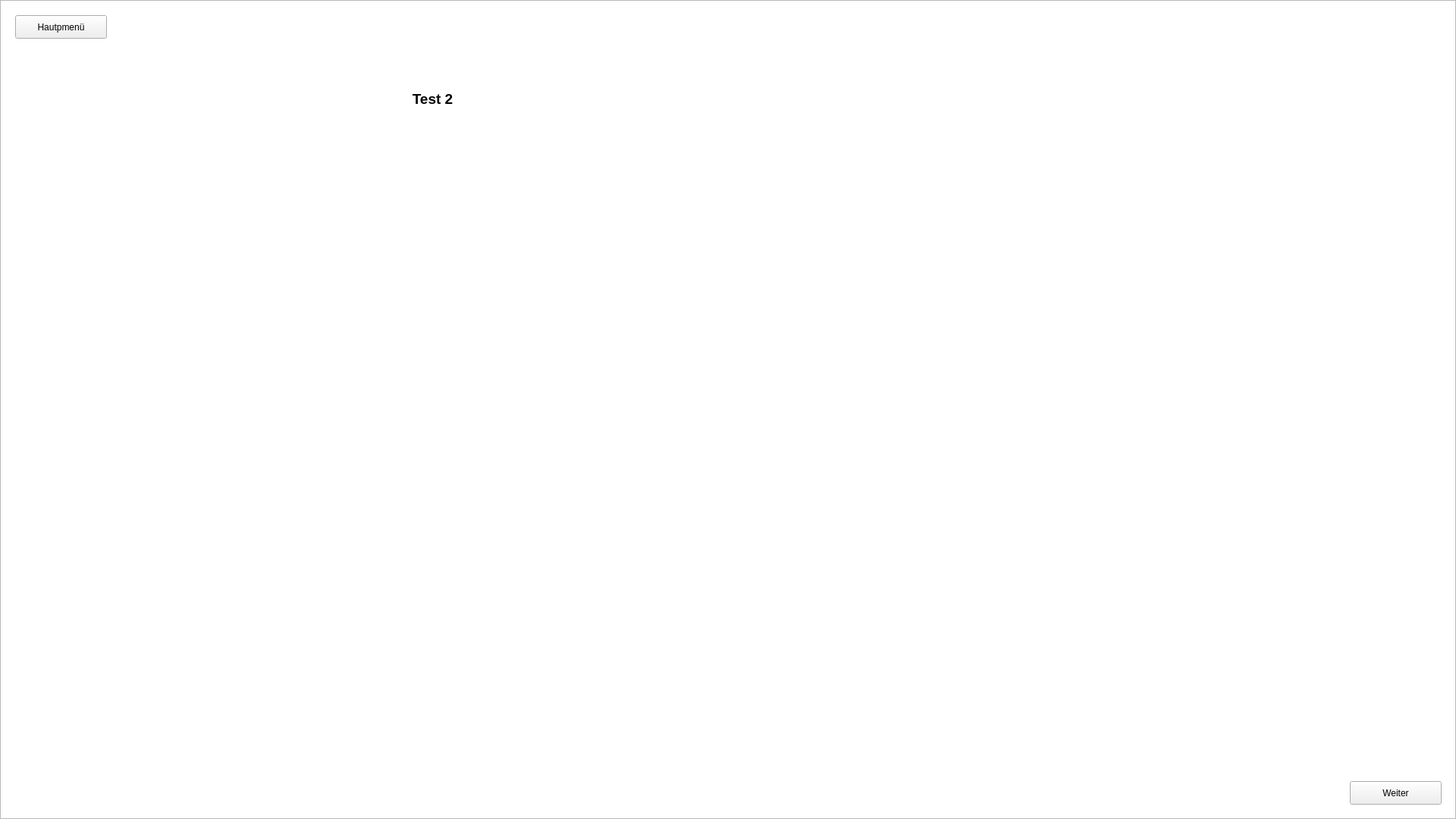
<?xml version="1.0" encoding="UTF-8"?>
<ui version="4.0">
 <class>Frame</class>
 <widget class="QFrame" name="Frame">
  <property name="geometry">
   <rect>
    <x>0</x>
    <y>0</y>
    <width>1920</width>
    <height>1080</height>
   </rect>
  </property>
  <property name="windowTitle">
   <string>Frame</string>
  </property>
  <widget class="QGraphicsView" name="background">
   <property name="geometry">
    <rect>
     <x>0</x>
     <y>0</y>
     <width>1920</width>
     <height>1080</height>
    </rect>
   </property>
   <property name="styleSheet">
    <string notr="true">QGraphicsView {
        border-image: url(:/map_default/map_default.png) 0 0 0 0 stretch stretch;
    }</string>
   </property>
   <property name="interactive">
    <bool>true</bool>
   </property>
   <property name="renderHints">
    <set>QPainter::TextAntialiasing</set>
   </property>
   <property name="resizeAnchor">
    <enum>QGraphicsView::AnchorViewCenter</enum>
   </property>
   <property name="background" stdset="0">
    <pixmap/>
   </property>
  </widget>
  <widget class="QPushButton" name="main_page">
   <property name="geometry">
    <rect>
     <x>20</x>
     <y>20</y>
     <width>121</width>
     <height>31</height>
    </rect>
   </property>
   <property name="text">
    <string>Hautpmenü</string>
   </property>
  </widget>
  <widget class="QPushButton" name="next_page">
   <property name="geometry">
    <rect>
     <x>1780</x>
     <y>1030</y>
     <width>121</width>
     <height>31</height>
    </rect>
   </property>
   <property name="text">
    <string>Weiter</string>
   </property>
   <property name="checkable">
    <bool>false</bool>
   </property>
  </widget>
  <widget class="QGroupBox" name="bubble_container">
   <property name="geometry">
    <rect>
     <x>870</x>
     <y>440</y>
     <width>682</width>
     <height>276</height>
    </rect>
   </property>
   <property name="font">
    <font/>
   </property>
   <property name="styleSheet">
    <string notr="true">QGroupBox {border: none; border-radius: 0px; }</string>
   </property>
   <property name="title">
    <string/>
   </property>
   <property name="flat">
    <bool>false</bool>
   </property>
  </widget>
  <widget class="QGraphicsView" name="speech_bubble">
   <property name="geometry">
    <rect>
     <x>270</x>
     <y>40</y>
     <width>601</width>
     <height>201</height>
    </rect>
   </property>
   <property name="autoFillBackground">
    <bool>false</bool>
   </property>
   <property name="styleSheet">
    <string notr="true">QGraphicsView {
        border-image: url(:/speech_bubble/speech_bubble.png) 0 0 0 0 stretch stretch;
    }</string>
   </property>
   <property name="frameShape">
    <enum>QFrame::NoFrame</enum>
   </property>
   <property name="sizeAdjustPolicy">
    <enum>QAbstractScrollArea::AdjustToContents</enum>
   </property>
   <property name="interactive">
    <bool>false</bool>
   </property>
   <property name="renderHints">
    <set>QPainter::Antialiasing</set>
   </property>
   <property name="resizeAnchor">
    <enum>QGraphicsView::AnchorViewCenter</enum>
   </property>
  </widget>
  <widget class="QLabel" name="text">
   <property name="geometry">
    <rect>
     <x>350</x>
     <y>70</y>
     <width>441</width>
     <height>121</height>
    </rect>
   </property>
   <property name="palette">
    <palette>
     <active>
      <colorrole role="WindowText">
       <brush brushstyle="SolidPattern">
        <color alpha="255">
         <red>0</red>
         <green>0</green>
         <blue>0</blue>
        </color>
       </brush>
      </colorrole>
     </active>
     <inactive>
      <colorrole role="WindowText">
       <brush brushstyle="SolidPattern">
        <color alpha="255">
         <red>0</red>
         <green>0</green>
         <blue>0</blue>
        </color>
       </brush>
      </colorrole>
     </inactive>
     <disabled>
      <colorrole role="WindowText">
       <brush brushstyle="SolidPattern">
        <color alpha="255">
         <red>128</red>
         <green>128</green>
         <blue>128</blue>
        </color>
       </brush>
      </colorrole>
     </disabled>
    </palette>
   </property>
   <property name="font">
    <font>
     <pointsize>14</pointsize>
     <weight>75</weight>
     <bold>true</bold>
    </font>
   </property>
   <property name="text">
    <string>Test 2</string>
   </property>
   <property name="textFormat">
    <enum>Qt::PlainText</enum>
   </property>
   <property name="alignment">
    <set>Qt::AlignCenter</set>
   </property>
   <property name="wordWrap">
    <bool>true</bool>
   </property>
  </widget>
 </widget>
 <resources>
  <include location="../resources/speech_bubble.qrc"/>
  <include location="../raw/map_default.qrc"/>
 </resources>
 <connections/>
</ui>
